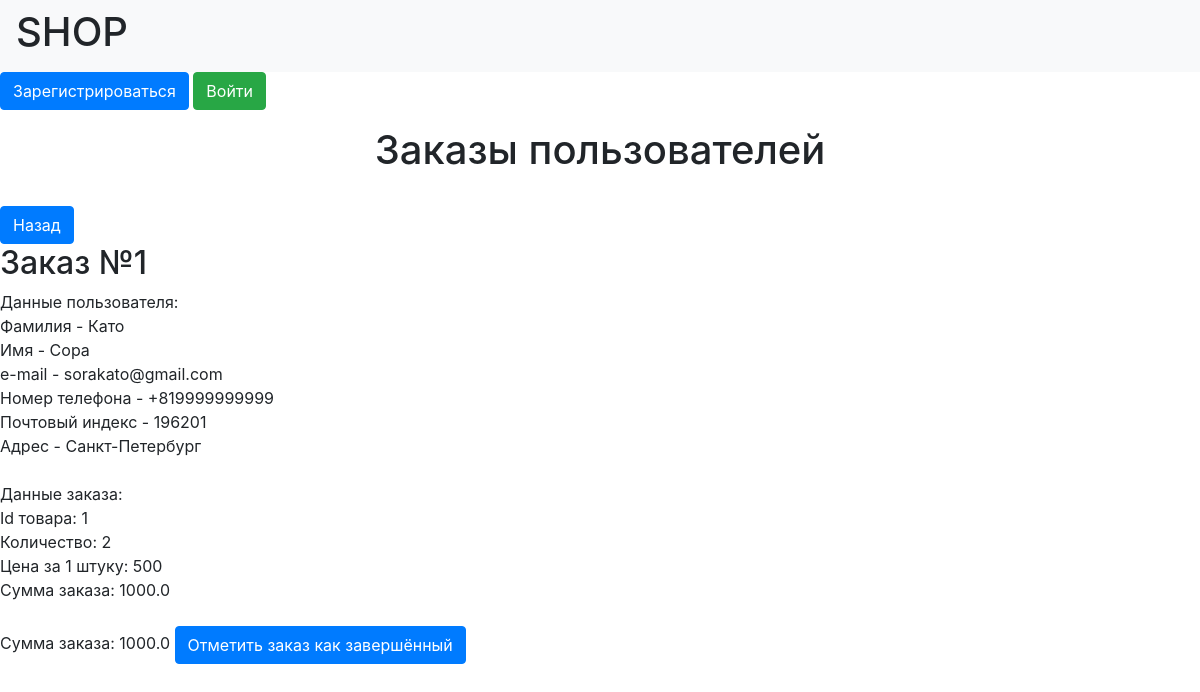
Page /user_orders on the committed database.
### data/orders.py (models this page shows)
class Order(SqlAlchemyBase, SerializerMixin):
    __tablename__ = 'order'
    id = sqlalchemy.Column(sqlalchemy.Integer, primary_key=True, autoincrement=True)
    user = orm.relation('User', back_populates='order')
    items_id = sqlalchemy.Column(sqlalchemy.String)
    is_finished = sqlalchemy.Column(sqlalchemy.Boolean, nullable=False)
    status = sqlalchemy.Column(sqlalchemy.String, nullable=False)

### data/users.py (models this page shows, shortened)
class User(SqlAlchemyBase, UserMixin, SerializerMixin):
    __tablename__ = 'users'
    id = sqlalchemy.Column(sqlalchemy.Integer, primary_key=True, autoincrement=True)
    surname = sqlalchemy.Column(sqlalchemy.String, nullable=False)
    name = sqlalchemy.Column(sqlalchemy.String, nullable=False)
    age = sqlalchemy.Column(sqlalchemy.Integer)
    address = sqlalchemy.Column(sqlalchemy.String)
    postal_code = sqlalchemy.Column(sqlalchemy.String)
    phone_number = sqlalchemy.Column(sqlalchemy.String, unique=True, nullable=True)
    email = sqlalchemy.Column(sqlalchemy.String, unique=True, nullable=False)
    hashed_password = sqlalchemy.Column(sqlalchemy.String, nullable=False)
    register_date = sqlalchemy.Column(sqlalchemy.Date)  # datetime.date()
    order_id = sqlalchemy.Column(sqlalchemy.ForeignKey('order.id'))
    order = orm.relation('Order')
    favourite_id = sqlalchemy.Column(sqlalchemy.ForeignKey('favourites.id'))
    favourites = orm.relation('FavouriteItems')
    account_type = sqlalchemy.Column(sqlalchemy.String(100), default='Участник')

### main.py (the view)
@login_required
@administrator_required
@app.route('/user_orders')
def view_user_orders():
    session = db_session.create_session()
    orders = session.query(Order).filter(Order.status.startswith('Ожидает отправки,')).all()
    user_data = {order.id: session.query(User).filter(User.id == order.status.split('==')[1]).first()
                 for order in orders}
    return render_template('view_user_orders.html', orders=orders, user_data=user_data)

### data/db_session.py (called while the page is built)
def create_session() -> Session:
    global __factory
    return __factory()

### templates/view_user_orders.html (shortened to what this page needs)
{% extends "base.html" %}
{% block content %}
<h1 align="center">Заказы пользователей</h1><br>
<a class="btn btn-primary" href='/user_profile'>Назад</a><br>
{% for order in orders %}
<div id="Order">
<h2>Заказ №{{ order.id }}</h2>
    Данные пользователя:<br>
    Фамилия - {{ user_data[order.id].surname }}<br>
    Имя - {{ user_data[order.id].name }}<br>
    e-mail - {{ user_data[order.id].email }}<br>
    Номер телефона - {{ user_data[order.id].phone_number }}<br>
    Почтовый индекс - {{ user_data[order.id].postal_code }}<br>
    Адрес - {{ user_data[order.id].address }}<br>
    <br>
    Данные заказа:<br>
    {% for item in order.items_id.split(";") %}
    {% if not loop.last %}
    Id товара: {{ item.split("/")[0] }}<br>
    Количество: {{ item.split("/")[1] }}<br>
    Цена за 1 штуку: {{ item.split("/")[2] }}<br>
    Сумма заказа: {{ item.split("/")[3] }}<br>
    <br>
    {% else %}
    Сумма заказа: {{ item }}
    {% endif %}
    {% endfor %}
    {% if not order.is_finished %}
    <a class="btn btn-primary" href="/order_finish/{{ order.id }}">Отметить заказ как завершённый</a>
    {% endif %}
</div>
{% endfor %}
{% endblock %}

### rows in the picture
Order: id "1", id.postal_code "196201", item "1", item "2", item "500", item "1000.0", item "1000.0"
User: surname "Като", name "Сора", email "sorakato@gmail.com", phone_number "+819999999999", address "Санкт-Петербург"
